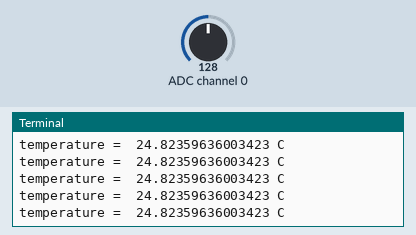
A program run on a simulated Raspberry Pi (BCM pin numbers). Shown: the last lines printed to the terminal. Inputs (shaded band) come from the test bench; at power-on: ADC channel 0 = 128 (analog values on the 0–255 scale). Library files of the repository ran but are not shown: PCF8591.py.

Above: at 1.2 s.
1.3 s: ADC channel 0 set to 76
At 1.57 s:
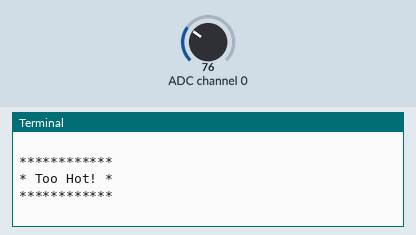
2.9 s: ADC channel 0 set to 127
At 2.97 s:
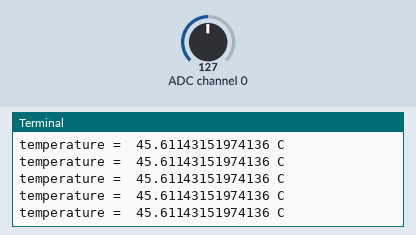
Timing chart, 0 to 5.9 s (numbered marks = the images above; inputs shaded):
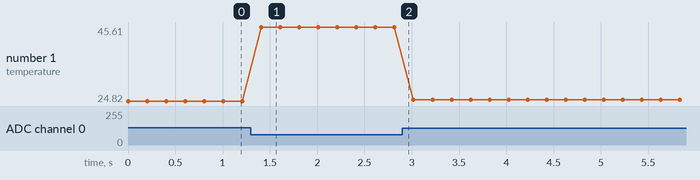

Measured:
- after the input at 1.3 s, the terminal: prints a new line after 0.11 s (image 1)
- plotted number 1: 24.82 → 45.61 after the input at 1.3 s, 45.61 → 25.18 after the input at 2.9 s

The program:

AnalogTemp.py
```python
#!/usr/bin/env python
import PCF8591 as ADC
import RPi.GPIO as GPIO
import time
import math

DO = 11
GPIO.setmode(GPIO.BCM)

def setup():
	ADC.setup(0x48)
	GPIO.setup(DO, GPIO.IN)

def Print(x):
	if x == 1:
		print('')
		print('***********')
		print('* Better~ *')
		print('***********')
		print('')
	if x == 0:
		print('')
		print('************')
		print('* Too Hot! *')
		print('************')
		print('')

def loop():
	status = 1
	tmp = 1
	while True:
		analogVal = ADC.read(0)
		Vr = 5 * float(analogVal) / 255
		Rt = 10000 * Vr / (5 - Vr)
		temp = 1/(((math.log(Rt / 10000)) / 3950) + (1 / (273.15+25)))
		temp = temp - 273.15
		print('temperature = ', temp, 'C')

		# For a threshold, uncomment one of the code for
		# which module you use. DONOT UNCOMMENT BOTH!
		#################################################
		# 1. For Analog Temperature module(with DO)
		#tmp = GPIO.input(DO);
		#
		# 2. For Thermister module(with sig pin)
		if temp > 33:
			tmp = 0;
		elif temp < 31:
			tmp = 1;
		#################################################

		if tmp != status:
			Print(tmp)
			status = tmp

		time.sleep(0.2)

if __name__ == '__main__':
	try:
		setup()
		loop()
	except KeyboardInterrupt:
		pass
```
